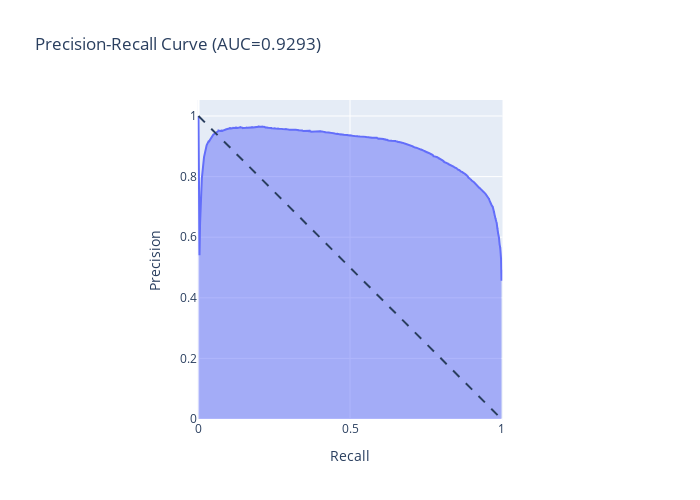

This figure's notebook cell:
### Code cell
correct = list(zip(gold_preds, nb_preds, nb_probs))
new_correct = []
for (x, y, z) in correct:
    if y == 0:
        new_correct.append((x, y, (1-z)))
    else:
        new_correct.append((x, y, z))
y_score = [z for (x, yy, z) in new_correct]
y = [x for (x, yy, z) in new_correct]
from sklearn.metrics import roc_curve, auc
fpr, tpr, thresholds = roc_curve(y, y_score)

import plotly.express as px
from sklearn.metrics import precision_recall_curve, auc
from sklearn.datasets import make_classification
precision, recall, thresholds = precision_recall_curve(y, y_score)

fig2 = px.area(
    x=recall, y=precision,
    title=f'Precision-Recall Curve (AUC={auc(fpr, tpr):.4f})',
    labels=dict(x='Recall', y='Precision'),
    width=700, height=500
)
fig2.add_shape(
    type='line', line=dict(dash='dash'),
    x0=0, x1=1, y0=1, y1=0
)
fig2.update_yaxes(scaleanchor="x", scaleratio=1)
fig2.update_xaxes(constrain='domain')

fig2.show()

### Figure 1 — Plotly figure (JSON) as saved in the notebook; plotly's stock layout.template omitted (floating-point values rounded to 4 significant figures; data arrays with more than 128 entries replaced by an {"elided": "..."} marker saying what was removed)
{"data": [{"fillpattern": {"shape": ""}, "hovertemplate": "Recall=%{x}<br>Precision=%{y}<extra></extra>", "legendgroup": "", "line": {"color": "#636efa"}, "marker": {"symbol": "circle"}, "mode": "lines", "name": "", "orientation": "v", "showlegend": false, "stackgroup": "1", "type": "scatter", "x": {"elided": "12943 float values"}, "xaxis": "x", "y": {"elided": "12943 float values"}, "yaxis": "y"}], "layout": {"height": 500, "legend": {"tracegroupgap": 0}, "shapes": [{"line": {"dash": "dash"}, "type": "line", "x0": 0, "x1": 1, "y0": 1, "y1": 0}], "title": {"text": "Precision-Recall Curve (AUC=0.9293)"}, "width": 700, "xaxis": {"anchor": "y", "constrain": "domain", "domain": [0, 1], "title": {"text": "Recall"}}, "yaxis": {"anchor": "x", "domain": [0, 1], "scaleanchor": "x", "scaleratio": 1, "title": {"text": "Precision"}}}}
